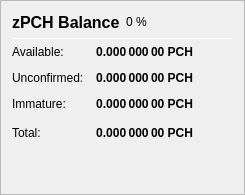
                   <widget class="QFrame" name="frame_ZerocoinBalances">
                    <property name="frameShape">
                     <enum>QFrame::StyledPanel</enum>
                    </property>
                    <property name="frameShadow">
                     <enum>QFrame::Raised</enum>
                    </property>
                    <layout class="QVBoxLayout" name="verticalLayout_7">
                     <item>
                      <layout class="QHBoxLayout" name="horizontalLayout_8" stretch="0,0,0">
                       <item>
                        <widget class="QLabel" name="label_5z_3">
                         <property name="minimumSize">
                          <size>
                           <width>0</width>
                           <height>20</height>
                          </size>
                         </property>
                         <property name="font">
                          <font>
                           <pointsize>12</pointsize>
                           <weight>75</weight>
                           <bold>true</bold>
                          </font>
                         </property>
                         <property name="text">
                          <string>zPCH Balance</string>
                         </property>
                        </widget>
                       </item>
                       <item>
                        <widget class="QLabel" name="labelzPCHPercent">
                         <property name="text">
                          <string notr="true">0 %</string>
                         </property>
                        </widget>
                       </item>
                       <item>
                        <spacer name="horizontalSpacer_11">
                         <property name="orientation">
                          <enum>Qt::Horizontal</enum>
                         </property>
                         <property name="sizeHint" stdset="0">
                          <size>
                           <width>40</width>
                           <height>20</height>
                          </size>
                         </property>
                        </spacer>
                       </item>
                      </layout>
                     </item>
                     <item>
                      <widget class="Line" name="line_ZerocoinBalance">
                       <property name="minimumSize">
                        <size>
                         <width>0</width>
                         <height>1</height>
                        </size>
                       </property>
                       <property name="maximumSize">
                        <size>
                         <width>16777215</width>
                         <height>1</height>
                        </size>
                       </property>
                       <property name="orientation">
                        <enum>Qt::Horizontal</enum>
                       </property>
                      </widget>
                     </item>
                     <item>
                      <layout class="QGridLayout" name="gridLayout_5">
                       <property name="spacing">
                        <number>12</number>
                       </property>
                       <item row="1" column="0">
                        <widget class="QLabel" name="labelzBalanceMatureText">
                         <property name="toolTip">
                          <string>Mature: more than 20 confirmation and more than 1 mint of the same denomination after it was minted.
These zPCH are spendable.</string>
                         </property>
                         <property name="text">
                          <string>Available:</string>
                         </property>
                        </widget>
                       </item>
                       <item row="1" column="1">
                        <widget class="QLabel" name="labelzBalanceMature">
                         <property name="font">
                          <font>
                           <weight>75</weight>
                           <bold>true</bold>
                          </font>
                         </property>
                         <property name="toolTip">
                          <string>Mature: more than 20 confirmation and more than 1 mint of the same denomination after it was minted.
These zPCH are spendable.</string>
                         </property>
                         <property name="text">
                          <string notr="true">0.000 000 00 PCH</string>
                         </property>
                         <property name="alignment">
                          <set>Qt::AlignRight|Qt::AlignTrailing|Qt::AlignVCenter</set>
                         </property>
                        </widget>
                       </item>
                       <item row="2" column="0">
                        <widget class="QLabel" name="labelzBalanceUnconfirmedText">
                         <property name="toolTip">
                          <string>Unconfirmed: less than 20 confirmations
Immature: confirmed, but less than 1 mint of the same denomination after it was minted</string>
                         </property>
                         <property name="text">
                          <string>Unconfirmed:</string>
                         </property>
                        </widget>
                       </item>
                       <item row="2" column="1">
                        <widget class="QLabel" name="labelzBalanceUnconfirmed">
                         <property name="font">
                          <font>
                           <weight>75</weight>
                           <bold>true</bold>
                          </font>
                         </property>
                         <property name="toolTip">
                          <string>Unconfirmed: less than 20 confirmations
Immature: confirmed, but less than 1 mint of the same denomination after it was minted</string>
                         </property>
                         <property name="text">
                          <string notr="true">0.000 000 00 PCH</string>
                         </property>
                         <property name="alignment">
                          <set>Qt::AlignRight|Qt::AlignTrailing|Qt::AlignVCenter</set>
                         </property>
                        </widget>
                       </item>
                       <item row="3" column="0">
                        <widget class="QLabel" name="labelzBalanceImmatureText">
                         <property name="toolTip">
                          <string>Unconfirmed: less than 20 confirmations
Immature: confirmed, but less than 1 mint of the same denomination after it was minted</string>
                         </property>
                         <property name="text">
                          <string>Immature:</string>
                         </property>
                        </widget>
                       </item>
                       <item row="3" column="1">
                        <widget class="QLabel" name="labelzBalanceImmature">
                         <property name="font">
                          <font>
                           <weight>75</weight>
                           <bold>true</bold>
                          </font>
                         </property>
                         <property name="toolTip">
                          <string>Unconfirmed: less than 20 confirmations
Immature: confirmed, but less than 1 mint of the same denomination after it was minted</string>
                         </property>
                         <property name="text">
                          <string notr="true">0.000 000 00 PCH</string>
                         </property>
                         <property name="alignment">
                          <set>Qt::AlignRight|Qt::AlignTrailing|Qt::AlignVCenter</set>
                         </property>
                        </widget>
                       </item>
                       <item row="4" column="0">
                        <widget class="QLabel" name="labelzBalanceText">
                         <property name="toolTip">
                          <string>Your current zPCH balance, unconfirmed and immature zPCH included.</string>
                         </property>
                         <property name="text">
                          <string>Total:</string>
                         </property>
                        </widget>
                       </item>
                       <item row="4" column="1">
                        <widget class="QLabel" name="labelzBalance">
                         <property name="font">
                          <font>
                           <weight>75</weight>
                           <bold>true</bold>
                          </font>
                         </property>
                         <property name="cursor">
                          <cursorShape>IBeamCursor</cursorShape>
                         </property>
                         <property name="toolTip">
                          <string>Your current zPCH balance, unconfirmed and immature zPCH included.</string>
                         </property>
                         <property name="text">
                          <string notr="true">0.000 000 00 PCH</string>
                         </property>
                         <property name="alignment">
                          <set>Qt::AlignRight|Qt::AlignTrailing|Qt::AlignVCenter</set>
                         </property>
                         <property name="textInteractionFlags">
                          <set>Qt::LinksAccessibleByMouse|Qt::TextSelectableByKeyboard|Qt::TextSelectableByMouse</set>
                         </property>
                        </widget>
                       </item>
                       <item row="4" column="2">
                        <spacer name="horizontalSpacer_4">
                         <property name="orientation">
                          <enum>Qt::Horizontal</enum>
                         </property>
                         <property name="sizeHint" stdset="0">
                          <size>
                           <width>40</width>
                           <height>20</height>
                          </size>
                         </property>
                        </spacer>
                       </item>
                      </layout>
                     </item>
                     <item>
                      <spacer name="verticalSpacer_4">
                       <property name="orientation">
                        <enum>Qt::Vertical</enum>
                       </property>
                       <property name="sizeHint" stdset="0">
                        <size>
                         <width>20</width>
                         <height>40</height>
                        </size>
                       </property>
                      </spacer>
                     </item>
                    </layout>
                   </widget>
